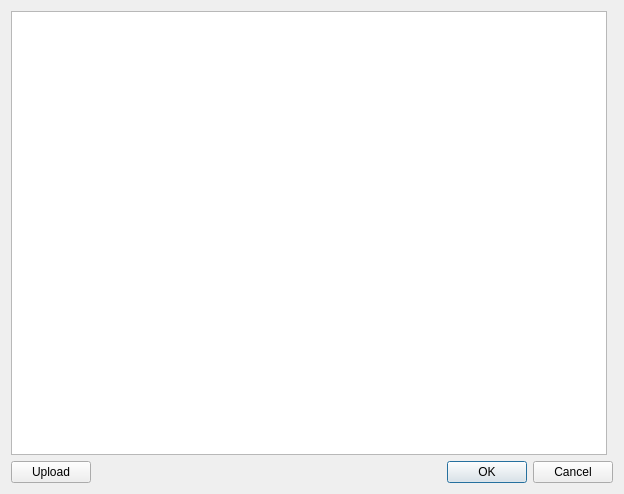
<?xml version="1.0" encoding="UTF-8"?>
<ui version="4.0">
 <class>DocumentUploadDialog</class>
 <widget class="QDialog" name="DocumentUploadDialog">
  <property name="geometry">
   <rect>
    <x>0</x>
    <y>0</y>
    <width>624</width>
    <height>494</height>
   </rect>
  </property>
  <property name="windowTitle">
   <string>Dialog</string>
  </property>
  <layout class="QGridLayout" name="gridLayout">
   <item row="0" column="0">
    <widget class="QTreeView" name="fileList_treeView">
     <property name="editTriggers">
      <set>QAbstractItemView::EditTrigger::NoEditTriggers</set>
     </property>
     <property name="rootIsDecorated">
      <bool>false</bool>
     </property>
    </widget>
   </item>
   <item row="0" column="1">
    <widget class="DocumentAttr" name="docAttr" native="true"/>
   </item>
   <item row="1" column="0" colspan="2">
    <layout class="QHBoxLayout" name="horizontalLayout">
     <item>
      <widget class="QPushButton" name="uploadButton">
       <property name="text">
        <string>Upload</string>
       </property>
      </widget>
     </item>
     <item>
      <widget class="QDialogButtonBox" name="buttonBox">
       <property name="orientation">
        <enum>Qt::Orientation::Horizontal</enum>
       </property>
       <property name="standardButtons">
        <set>QDialogButtonBox::StandardButton::Cancel|QDialogButtonBox::StandardButton::Ok</set>
       </property>
      </widget>
     </item>
    </layout>
   </item>
  </layout>
 </widget>
 <customwidgets>
  <customwidget>
   <class>DocumentAttr</class>
   <extends>QWidget</extends>
   <header>ui/documentattr.h</header>
   <container>1</container>
  </customwidget>
 </customwidgets>
 <resources/>
 <connections>
  <connection>
   <sender>buttonBox</sender>
   <signal>rejected()</signal>
   <receiver>DocumentUploadDialog</receiver>
   <slot>reject()</slot>
   <hints>
    <hint type="sourcelabel">
     <x>328</x>
     <y>481</y>
    </hint>
    <hint type="destinationlabel">
     <x>286</x>
     <y>274</y>
    </hint>
   </hints>
  </connection>
  <connection>
   <sender>buttonBox</sender>
   <signal>accepted()</signal>
   <receiver>DocumentUploadDialog</receiver>
   <slot>accept()</slot>
   <hints>
    <hint type="sourcelabel">
     <x>260</x>
     <y>481</y>
    </hint>
    <hint type="destinationlabel">
     <x>157</x>
     <y>274</y>
    </hint>
   </hints>
  </connection>
 </connections>
</ui>
